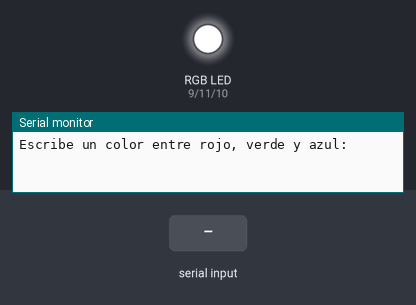
The sketch below on a simulated Arduino Uno, built with avr-gcc and run on an emulated ATmega328P. Shown: an RGB LED mixed from three pins (HIGH = lit), the last lines printed to the serial monitor. The inputs (shaded band) are chosen by the test bench.

Above: at 1.2 s.
1.3 s: "rojo\n" received over Serial
2.8 s: "azul\n" received over Serial
At 4.0 s:
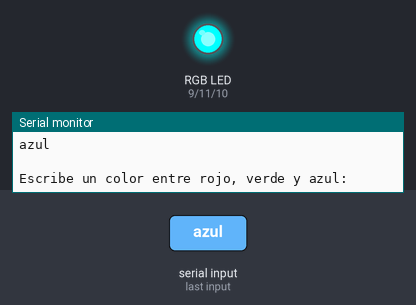
4.3 s: "verde\n" received over Serial
5.8 s: "90,45\n" received over Serial
At 6.4 s:
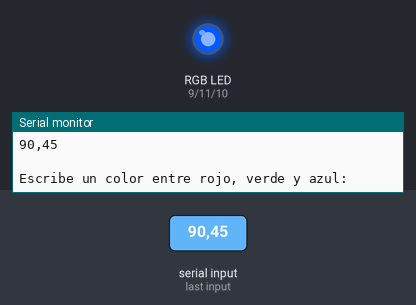
Timing chart, 0 to 8.3 s (numbered marks = the images above; inputs shaded):
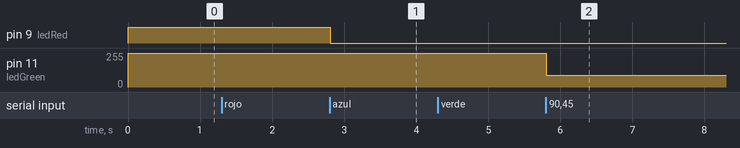

Measured:
- after the input at 2.8 s, pin 9 (ledRed): HIGH → LOW at once
- after the input at 5.8 s, pin 11 (ledGreen): 255/255 → 90/255 at once

The sketch:

funcionalidadExtra.ino
```cpp
// Valores de los leds
const int ledRed = 9;
const int ledBlue = 10;
const int ledGreen = 11;

void setup(){
  // pines de los leds
  pinMode(ledRed, OUTPUT);
  pinMode(ledGreen, OUTPUT);
  pinMode(ledBlue, OUTPUT);

  // Apagamos los leds al principio poque al estar conectado a 5V se encienden automaticamente.
  gestionarIntensidadRGB("rojo", 255);
  gestionarIntensidadRGB("verde", 255);
  gestionarIntensidadRGB("azul", 255);

  // Configuracion del serial
  Serial.begin(9600);

}

void loop(){
  Serial.println("Escribe un color entre rojo, verde y azul: ");

  while (Serial.available() == 0) {
    // Esto sirve para esperar hasta que el usurio escriba algo.
  }

  String color = Serial.readStringUntil('\n');
  color.trim(); // quita espacios inecesarios
  Serial.println(color);

  Serial.println("Escribe la intensidad: ");

  while (Serial.available() == 0) {
    // Esperar aquí hasta que haya algo nuevo
  }


  String intensidad = Serial.readStringUntil('\n');
  intensidad.trim();
  Serial.println(intensidad);


  gestionarIntensidadRGB(color, intensidad.toInt());
  Serial.println(" ");

}


void gestionarIntensidadRGB(String color, int intensidad){ // Ahora la funcion recibe el color y la intensidad.
  if (color == "rojo"){
    analogWrite(ledRed, intensidad);
  }
  else if (color == "azul"){
    analogWrite(ledBlue, intensidad);
  }
  else if (color == "verde"){
    analogWrite(ledGreen, intensidad);
  }
}
```
